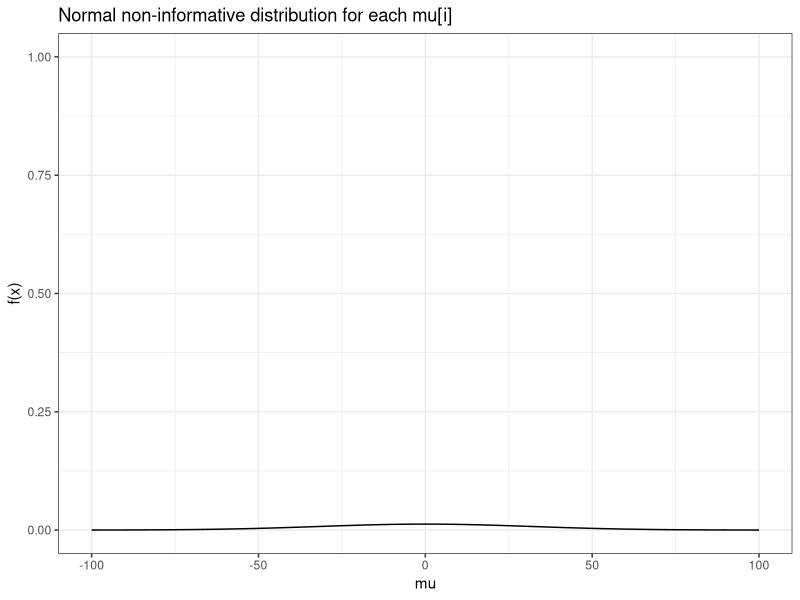

Write the R code that produced this figure.
library(tidyverse)

data.frame(y = dnorm(seq(-100,100,by = .1), mean = 0, sd = sqrt(1000)),
           x = seq(-100,100,by = .1)) %>% 
  ggplot(aes(x = x, y = y)) +
  geom_line() + ylim(c(0,1)) +
  labs(title = "Normal non-informative distribution for each mu[i]",
       x = "mu", 
       y = "f(x)") +
  theme_bw()